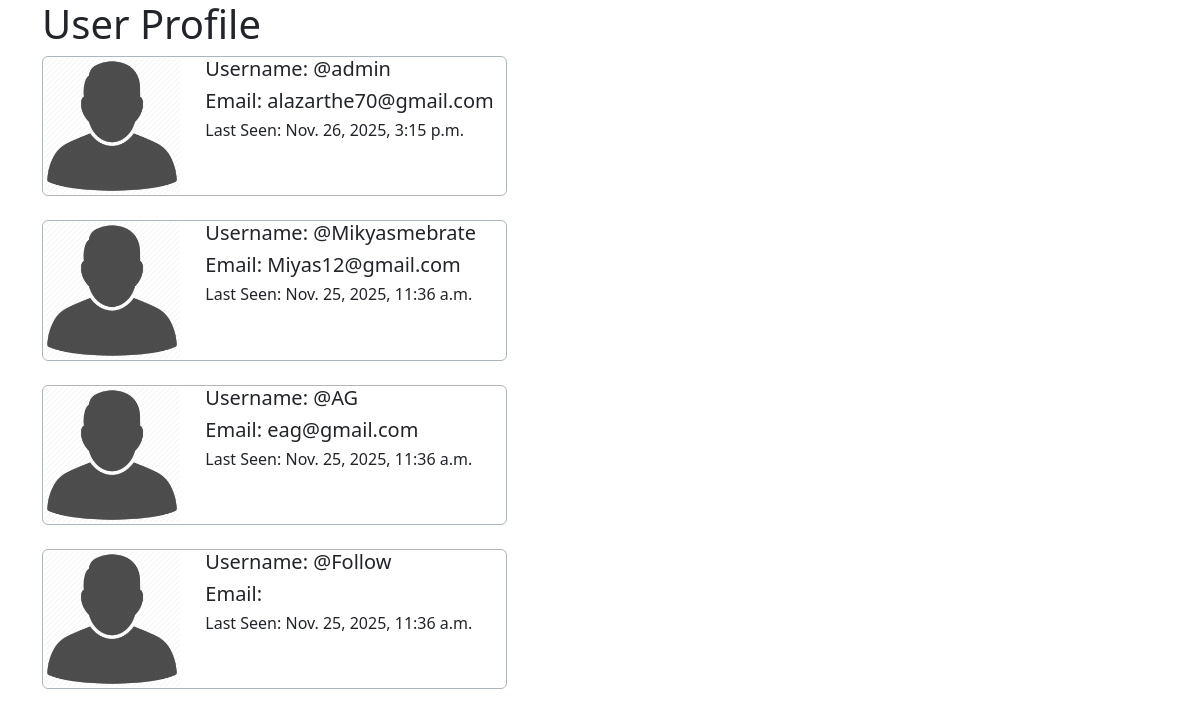
Page /home/ (signed in) on the earlier database version.
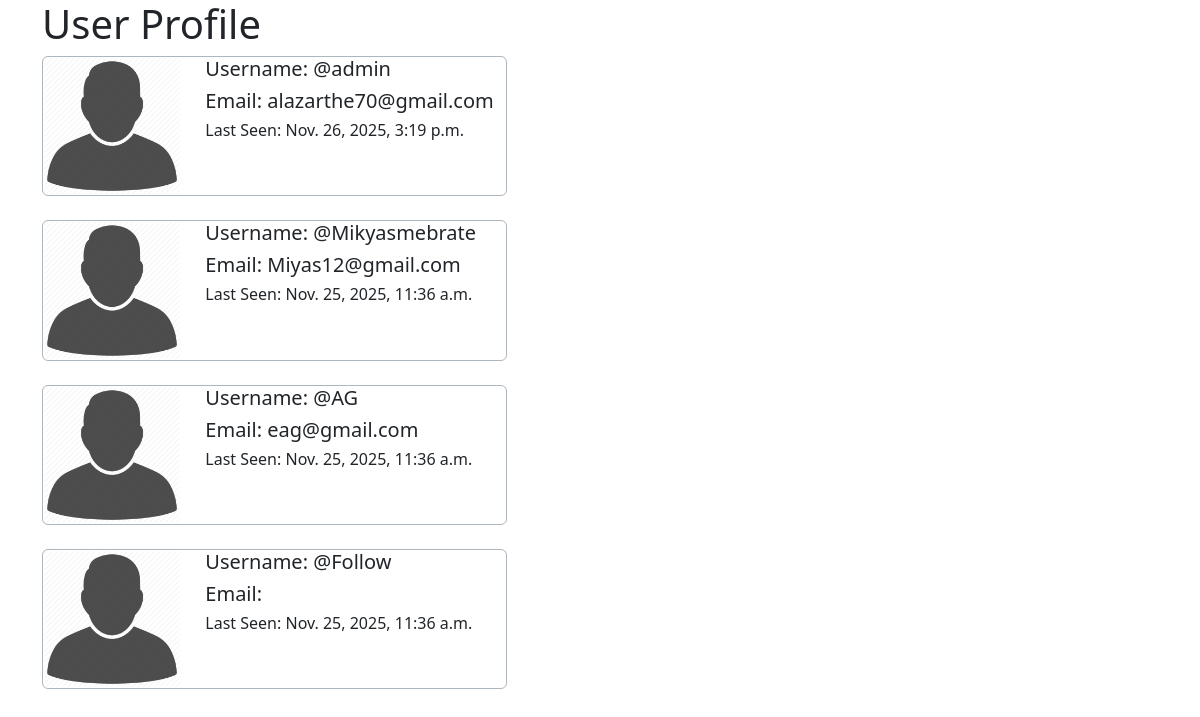
Same page on the later database version.
### UserProfile/models.py (models this page shows, shortened)
class Profile (models.Model):
    user = models.OneToOneField(User, on_delete=models.CASCADE)
    follows = models.ManyToManyField("self", related_name="followed_by", symmetrical=False, blank=True)
    date_modified = models.DateTimeField(User, auto_now=True)

### UserProfile/views.py (the view)
def index (request):
    if request.user.is_authenticated:
        profile = Profile.objects.exclude(user=request.user)
        context= {
            'profile' : profile
        }
        return render (request, 'Profile_list.html', context=context)
    else:
        messages.success(request, "Must Have logged in to access this page...")
        return redirect ('navbarPage')

### UserProfile/templates/Profile_list.html (shortened to what this page needs)
{% load static %}
<!DOCTYPE html>
<html lang="en">
<head>
    <link href="https://cdn.jsdelivr.net/npm/bootstrap@5.3.8/dist/css/bootstrap.min.css" rel="stylesheet">
</head>
<body>
    <div>
        <div class="container gap-4">
            <h1>User Profile</h1>
            {% if profile %}
                    {% for Profiles in profile %}
                        <div class="card col-md-5 mb-4 border border-dark-subtle">
                            <div class="row">
                                <div class="col-md-4">
                                    <img src="{% static 'defualt_img/pngw.png' %}" class="img-fluid rounded-start" alt="Profile Img">
                                </div>
                                <div class="col-md-8">
                                    <h5>Username: @{{ Profiles.user.username }}</h5>
                                    <h5>Email: {{ Profiles.user.email }}</h5>
                                    <h6>Last Seen: {{ Profiles.date_modified }}</h6>
                                </div>
                            </div>
                        </div>
                    {% endfor %}
            {% endif %}
        </div>
    </div>
</body>
</html>

Differences in the rows shown:
changed Profile "admin": date_modified "Nov. 26, 2025, 3:15 p.m." → "Nov. 26, 2025, 3:19 p.m."
